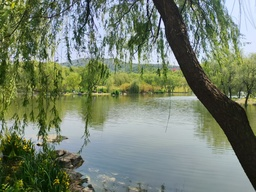
#> input picture project2/test_image.jpg, 256 x 192 px, shrunk from 1706 x 1279 before the run
$ python cmwater2.py
#> lines starting #> are read from the running program, lines starting #| are printed output that depends on the picture
### project2/blind_watermark/blind_watermark.py
#!/usr/bin/env python3
# coding=utf-8
# @Time    : 2020/8/13
# @Author  : github.com/guofei9987
import warnings

import numpy as np
import cv2

from .bwm_core import WaterMarkCore
from .version import bw_notes


class WaterMark:
    def __init__(self, password_wm=1, password_img=1, block_shape=(4, 4), mode='common', processes=None):
        bw_notes.print_notes()

        self.bwm_core = WaterMarkCore(password_img=password_img, mode=mode, processes=processes)

        self.password_wm = password_wm

        self.wm_bit = None
        self.wm_size = 0

    def read_img(self, filename=None, img=None):
#> called with filename = 'test_image.jpg'
        if img is None:
            # 从文件读入图片
            img = cv2.imread(filename, flags=cv2.IMREAD_UNCHANGED)
#> img is the input picture: shape (192, 256, 3); mean B, G, R 108.6, 128.6, 117
            assert img is not None, "image file '{filename}' not read".format(filename=filename)

        self.bwm_core.read_img_arr(img=img)
        return img

    def read_wm(self, wm_content, mode='img'):
        assert mode in ('img', 'str', 'bit'), "mode in ('img','str','bit')"
        if mode == 'img':
            wm = cv2.imread(filename=wm_content, flags=cv2.IMREAD_GRAYSCALE)
            assert wm is not None, 'file "{filename}" not read'.format(filename=wm_content)

            # 读入图片格式的水印，并转为一维 bit 格式，抛弃灰度级别
            self.wm_bit = wm.flatten() > 128

        elif mode == 'str':
            byte = bin(int(wm_content.encode('utf-8').hex(), base=16))[2:]
            self.wm_bit = (np.array(list(byte)) == '1')
        else:
            self.wm_bit = np.array(wm_content)

        self.wm_size = self.wm_bit.size

        # 水印加密:
        np.random.RandomState(self.password_wm).shuffle(self.wm_bit)

        self.bwm_core.read_wm(self.wm_bit)

    def embed(self, filename=None, compression_ratio=None):
        '''
        :param filename: string
            Save the image file as filename
        :param compression_ratio: int or None
            If compression_ratio = None, do not compression,
            If compression_ratio is integer between 0 and 100, the smaller, the output file is smaller.
        :return:
        '''
        embed_img = self.bwm_core.embed()
        if filename is not None:
            if compression_ratio is None:
                cv2.imwrite(filename=filename, img=embed_img)
            elif filename.endswith('.jpg'):
                cv2.imwrite(filename=filename, img=embed_img, params=[cv2.IMWRITE_JPEG_QUALITY, compression_ratio])
            elif filename.endswith('.png'):
                cv2.imwrite(filename=filename, img=embed_img, params=[cv2.IMWRITE_PNG_COMPRESSION, compression_ratio])
            else:
                cv2.imwrite(filename=filename, img=embed_img)
        return embed_img

    def extract_decrypt(self, wm_avg):
        wm_index = np.arange(self.wm_size)
        np.random.RandomState(self.password_wm).shuffle(wm_index)
        wm_avg[wm_index] = wm_avg.copy()
        return wm_avg

    def extract(self, filename=None, embed_img=None, wm_shape=None, out_wm_name=None, mode='img'):
        assert wm_shape is not None, 'wm_shape needed'

        if filename is not None:
            embed_img = cv2.imread(filename, flags=cv2.IMREAD_COLOR)
            assert embed_img is not None, "{filename} not read".format(filename=filename)

        self.wm_size = np.array(wm_shape).prod()

        if mode in ('str', 'bit'):
            wm_avg = self.bwm_core.extract_with_kmeans(img=embed_img, wm_shape=wm_shape)
        else:
            wm_avg = self.bwm_core.extract(img=embed_img, wm_shape=wm_shape)

        # 解密：
        wm = self.extract_decrypt(wm_avg=wm_avg)

        # 转化为指定格式：
        if mode == 'img':
            wm = 255 * wm.reshape(wm_shape[0], wm_shape[1])
            cv2.imwrite(out_wm_name, wm)
        elif mode == 'str':
            byte = ''.join(str((i >= 0.5) * 1) for i in wm)
            wm = bytes.fromhex(hex(int(byte, base=2))[2:]).decode('utf-8', errors='replace')

        return wm

### project2/blind_watermark/bwm_core.py
#!/usr/bin/env python3
# coding=utf-8
# @Time    : 2021/12/17
# @Author  : github.com/guofei9987
import numpy as np
from numpy.linalg import svd
import copy
import cv2
from cv2 import dct, idct
from pywt import dwt2, idwt2
from .pool import AutoPool


class WaterMarkCore:
    def __init__(self, password_img=1, mode='common', processes=None):
        self.block_shape = np.array([4, 4])
        self.password_img = password_img
        self.d1, self.d2 = 36, 20  # d1/d2 越大鲁棒性越强,但输出图片的失真越大

        # init data
        self.img, self.img_YUV = None, None  # self.img 是原图，self.img_YUV 对像素做了加白偶数化
        self.ca, self.hvd, = [np.array([])] * 3, [np.array([])] * 3  # 每个通道 dct 的结果
        self.ca_block = [np.array([])] * 3  # 每个 channel 存一个四维 array，代表四维分块后的结果
        self.ca_part = [np.array([])] * 3  # 四维分块后，有时因不整除而少一部分，self.ca_part 是少这一部分的 self.ca

        self.wm_size, self.block_num = 0, 0  # 水印的长度，原图片可插入信息的个数
        self.pool = AutoPool(mode=mode, processes=processes)

        self.fast_mode = False
        self.alpha = None  # 用于处理透明图

    def init_block_index(self):
        self.block_num = self.ca_block_shape[0] * self.ca_block_shape[1]
        assert self.wm_size < self.block_num, IndexError(
            '最多可嵌入{}kb信息，多于水印的{}kb信息，溢出'.format(self.block_num / 1000, self.wm_size / 1000))
        # self.part_shape 是取整后的ca二维大小,用于嵌入时忽略右边和下面对不齐的细条部分。
        self.part_shape = self.ca_block_shape[:2] * self.block_shape
        self.block_index = [(i, j) for i in range(self.ca_block_shape[0]) for j in range(self.ca_block_shape[1])]

    def read_img_arr(self, img):
        # 处理透明图
        self.alpha = None
        if img.shape[2] == 4:
            if img[:, :, 3].min() < 255:
                self.alpha = img[:, :, 3]
                img = img[:, :, :3]

        # 读入图片->YUV化->加白边使像素变偶数->四维分块
        self.img = img.astype(np.float32)
        self.img_shape = self.img.shape[:2]
#> self.img_shape = (192, 256)

        # 如果不是偶数，那么补上白边，Y（明亮度）UV（颜色）
        self.img_YUV = cv2.copyMakeBorder(cv2.cvtColor(self.img, cv2.COLOR_BGR2YUV),
                                          0, self.img.shape[0] % 2, 0, self.img.shape[1] % 2,
                                          cv2.BORDER_CONSTANT, value=(0, 0, 0))
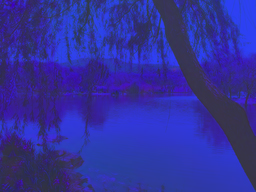
#> self.img_YUV: shape (192, 256, 3) float32; mean B, G, R 122.8, -6.5, -4.6; drawn with min black and max white

        self.ca_shape = [(i + 1) // 2 for i in self.img_shape]
#> self.ca_shape = [96, 128]

        self.ca_block_shape = (self.ca_shape[0] // self.block_shape[0], self.ca_shape[1] // self.block_shape[1],
                               self.block_shape[0], self.block_shape[1])
#> self.ca_block_shape = (24, 32, 4, 4)
        strides = 4 * np.array([self.ca_shape[1] * self.block_shape[0], self.block_shape[1], self.ca_shape[1], 1])
#> strides = [2048, 16, 512, 4]

        for channel in range(3):
            self.ca[channel], self.hvd[channel] = dwt2(self.img_YUV[:, :, channel], 'haar')
            # 转为4维度
            self.ca_block[channel] = np.lib.stride_tricks.as_strided(self.ca[channel].astype(np.float32),
                                                                     self.ca_block_shape, strides)
#> after the loop, self.ca = 3 items; self.ca_block = 3 items; self.hvd = 3 items

    def read_wm(self, wm_bit):
        self.wm_bit = wm_bit
        self.wm_size = wm_bit.size

    def block_add_wm(self, arg):
        if self.fast_mode:
            return self.block_add_wm_fast(arg)
        else:
            return self.block_add_wm_slow(arg)

    def block_add_wm_slow(self, arg):
        block, shuffler, i = arg
        # dct->(flatten->加密->逆flatten)->svd->打水印->逆svd->(flatten->解密->逆flatten)->逆dct
        wm_1 = self.wm_bit[i % self.wm_size]
        block_dct = dct(block)

        # 加密（打乱顺序）
        block_dct_shuffled = block_dct.flatten()[shuffler].reshape(self.block_shape)
        u, s, v = svd(block_dct_shuffled)
        s[0] = (s[0] // self.d1 + 1 / 4 + 1 / 2 * wm_1) * self.d1
        if self.d2:
            s[1] = (s[1] // self.d2 + 1 / 4 + 1 / 2 * wm_1) * self.d2

        block_dct_flatten = np.dot(u, np.dot(np.diag(s), v)).flatten()
        block_dct_flatten[shuffler] = block_dct_flatten.copy()
        return idct(block_dct_flatten.reshape(self.block_shape))

    # [9 lines left out: function block_add_wm_fast, not called in this run]

    def embed(self):
        self.init_block_index()

        embed_ca = copy.deepcopy(self.ca)
#> embed_ca = 3 items
        embed_YUV = [np.array([])] * 3

        self.idx_shuffle = random_strategy1(self.password_img, self.block_num,
                                            self.block_shape[0] * self.block_shape[1])
        for channel in range(3):
            tmp = self.pool.map(self.block_add_wm,
                                [(self.ca_block[channel][self.block_index[i]], self.idx_shuffle[i], i)
                                 for i in range(self.block_num)])

            for i in range(self.block_num):
                self.ca_block[channel][self.block_index[i]] = tmp[i]

            # 4维分块变回2维
            self.ca_part[channel] = np.concatenate(np.concatenate(self.ca_block[channel], 1), 1)
            # 4维分块时右边和下边不能整除的长条保留，其余是主体部分，换成 embed 之后的频域的数据
            embed_ca[channel][:self.part_shape[0], :self.part_shape[1]] = self.ca_part[channel]
            # 逆变换回去
            embed_YUV[channel] = idwt2((embed_ca[channel], self.hvd[channel]), "haar")
#> this loop made 3 passes

        # 合并3通道
        embed_img_YUV = np.stack(embed_YUV, axis=2)
        # 之前如果不是2的整数，增加了白边，这里去除掉
        embed_img_YUV = embed_img_YUV[:self.img_shape[0], :self.img_shape[1]]
        embed_img = cv2.cvtColor(embed_img_YUV, cv2.COLOR_YUV2BGR)
        embed_img = np.clip(embed_img, a_min=0, a_max=255)

        if self.alpha is not None:
            embed_img = cv2.merge([embed_img.astype(np.uint8), self.alpha])
        return embed_img

    def block_get_wm(self, args):
        if self.fast_mode:
            return self.block_get_wm_fast(args)
        else:
            return self.block_get_wm_slow(args)

    def block_get_wm_slow(self, args):
        block, shuffler = args
        # dct->flatten->加密->逆flatten->svd->解水印
        block_dct_shuffled = dct(block).flatten()[shuffler].reshape(self.block_shape)

        u, s, v = svd(block_dct_shuffled)
        wm = (s[0] % self.d1 > self.d1 / 2) * 1
        if self.d2:
            tmp = (s[1] % self.d2 > self.d2 / 2) * 1
            wm = (wm * 3 + tmp * 1) / 4
        return wm

    # [7 lines left out: function block_get_wm_fast, not called in this run]

    def extract_raw(self, img):
        # 每个分块提取 1 bit 信息
        self.read_img_arr(img=img)
        self.init_block_index()

        wm_block_bit = np.zeros(shape=(3, self.block_num))  # 3个channel，length 个分块提取的水印，全都记录下来

        self.idx_shuffle = random_strategy1(seed=self.password_img,
                                            size=self.block_num,
                                            block_shape=self.block_shape[0] * self.block_shape[1],  # 16
                                            )
        for channel in range(3):
            wm_block_bit[channel, :] = self.pool.map(self.block_get_wm,
                                                     [(self.ca_block[channel][self.block_index[i]], self.idx_shuffle[i])
                                                      for i in range(self.block_num)])
        return wm_block_bit

    def extract_avg(self, wm_block_bit):
        # 对循环嵌入+3个 channel 求平均
        wm_avg = np.zeros(shape=self.wm_size)
        for i in range(self.wm_size):
            wm_avg[i] = wm_block_bit[:, i::self.wm_size].mean()
        return wm_avg

    def extract(self, img, wm_shape):
        self.wm_size = np.array(wm_shape).prod()

        # 提取每个分块埋入的 bit：
        wm_block_bit = self.extract_raw(img=img)
        # 做平均：
        wm_avg = self.extract_avg(wm_block_bit)
        return wm_avg

    def extract_with_kmeans(self, img, wm_shape):
        wm_avg = self.extract(img=img, wm_shape=wm_shape)

        return one_dim_kmeans(wm_avg)


def one_dim_kmeans(inputs):
    threshold = 0
    e_tol = 10 ** (-6)
    center = [inputs.min(), inputs.max()]  # 1. 初始化中心点
    for i in range(300):
        threshold = (center[0] + center[1]) / 2
        is_class01 = inputs > threshold  # 2. 检查所有点与这k个点之间的距离，每个点归类到最近的中心
        center = [inputs[~is_class01].mean(), inputs[is_class01].mean()]  # 3. 重新找中心点
        if np.abs((center[0] + center[1]) / 2 - threshold) < e_tol:  # 4. 停止条件
            threshold = (center[0] + center[1]) / 2
            break

    is_class01 = inputs > threshold
    return is_class01


def random_strategy1(seed, size, block_shape):
    return np.random.RandomState(seed) \
        .random(size=(size, block_shape)) \
        .argsort(axis=1)


# [6 lines left out: function random_strategy2, not called in this run]

### project2/blind_watermark/pool.py
import sys
import multiprocessing
import warnings

if sys.platform != 'win32':
    multiprocessing.set_start_method('fork')


class CommonPool(object):
    def map(self, func, args):
        return list(map(func, args))


class AutoPool(object):
    def __init__(self, mode, processes):

        if mode == 'multiprocessing' and sys.platform == 'win32':
            warnings.warn('multiprocessing not support in windows, turning to multithreading')
            mode = 'multithreading'

        self.mode = mode
        self.processes = processes

        if mode == 'vectorization':
            pass
        elif mode == 'cached':
            pass
        elif mode == 'multithreading':
            from multiprocessing.dummy import Pool as ThreadPool
            self.pool = ThreadPool(processes=processes)
        elif mode == 'multiprocessing':
            from multiprocessing import Pool
            self.pool = Pool(processes=processes)
        else:  # common
            self.pool = CommonPool()

    def map(self, func, args):
        return self.pool.map(func, args)

### project2/blind_watermark/version.py
__version__ = '0.4.4'


class Notes:
    def __init__(self):
        self.show = True

    def print_notes(self):
        if self.show:
            print(f'''
Welcome to use blind-watermark, version = {__version__}
Make sure the version is the same when encode and decode
Your star means a lot: https://github.com/guofei9987/blind_watermark
This message only show once. To close it: `blind_watermark.bw_notes.close()`
            ''')
            self.close()

    def close(self):
        self.show = False


bw_notes = Notes()

### project2/blind_watermark/recover.py
import cv2
import numpy as np

import functools


# 一个帮助缓存化加速的类，引入事实上的全局变量
class MyValues:
    def __init__(self):
        self.idx = 0
        self.image, self.template = None, None

    def set_val(self, image, template):
        self.idx += 1
        self.image, self.template = image, template


my_value = MyValues()


# [80 lines left out: functions match_template, match_template_by_scale, search_template, estimate_crop_parameters, recover_crop, not called in this run]

### project2/cmwater2.py
from blind_watermark import WaterMark
import cv2
import numpy as np

# ========== 嵌入水印 ==========
bwm1 = WaterMark(password_img=1, password_wm=1)
bwm1.read_img('test_image.jpg')
wm = 'SECRET'
bwm1.read_wm(wm, mode='str')
bwm1.embed('embedded.png')
len_wm = len(bwm1.wm_bit)
print(f'水印比特长度：{len_wm}')


# ========== 攻击模拟函数（含几何攻击）==========
def apply_attacks(img_path):
    """应用各种攻击并返回处理后的图像"""
#> called with img_path = 'embedded.png'
    img = cv2.imread(img_path)
    attacks = {}
    h, w = img.shape[:2]

    # 1. 水平翻转（几何攻击）
    attacks['水平翻转'] = cv2.flip(img, 1)

    # 2. 垂直翻转（几何攻击）
    attacks['垂直翻转'] = cv2.flip(img, 0)

    # 3. 平移攻击（30像素偏移）
    M = np.float32([[1, 0, 30], [0, 1, 30]])
    attacks['平移'] = cv2.warpAffine(img, M, (w, h))

    # 4. 随机截取（裁剪50%区域）
    attacks['截取'] = img[int(h / 4):int(3 * h / 4), int(w / 4):int(3 * w / 4)]

    # 5. 对比度调整
    attacks['高对比度'] = cv2.convertScaleAbs(img, alpha=1.5, beta=0)

    # 6. 亮度调整
    attacks['高亮度'] = cv2.convertScaleAbs(img, alpha=1.0, beta=50)

    # 7. 椒盐噪声（5%噪声密度）
    noise = np.copy(img)
    prob = 0.05
    rnd = np.random.rand(*noise.shape[:2])
    noise[rnd < prob / 2] = 0
    noise[rnd > 1 - prob / 2] = 255
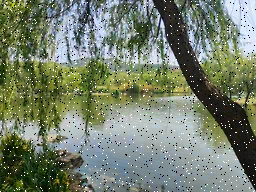
#> noise: shape (192, 256, 3); mean B, G, R 109.3, 128.1, 117.4
    attacks['椒盐噪声'] = noise

    # 8. JPEG压缩（质量因子=30）
    cv2.imwrite('temp_compressed.jpg', img, [int(cv2.IMWRITE_JPEG_QUALITY), 30])
    attacks['JPEG压缩'] = cv2.imread('temp_compressed.jpg')

    return attacks, (h, w)  # 返回原始尺寸


# ========== 几何攻击校正模块 ==========
def correct_geometric_attacks(img, attack_name, original_size):
    """校正几何攻击：翻转、平移、裁剪"""
    h_orig, w_orig = original_size

    # 1. 翻转校正
    if attack_name == '水平翻转':
        return cv2.flip(img, 1)  # 水平翻转还原
    elif attack_name == '垂直翻转':
        return cv2.flip(img, 0)  # 垂直翻转还原

    # 2. 裁剪校正（填充黑边恢复原始尺寸）
    elif attack_name == '截取':
        h, w = img.shape[:2]
        padded = np.zeros((h_orig, w_orig, 3), dtype=np.uint8)
        y_offset = (h_orig - h) // 2
        x_offset = (w_orig - w) // 2
        padded[y_offset:y_offset + h, x_offset:x_offset + w] = img
        return padded

    # 3. 平移校正（反向平移）
    elif attack_name == '平移':
        M_inv = np.float32([[1, 0, -30], [0, 1, -30]])
        return cv2.warpAffine(img, M_inv, (w_orig, h_orig))

    return img  # 非几何攻击直接返回


# ========== 应用攻击并提取水印 ==========
attacked_images, orig_size = apply_attacks('embedded.png')
results = []

for attack_name, img in attacked_images.items():
    # 几何攻击校正
    corrected_img = correct_geometric_attacks(img, attack_name, orig_size)
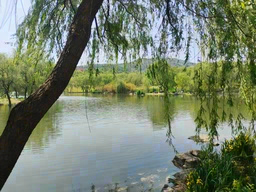
#> img: shape (192, 256, 3); mean of channels 0, 1, 2 108.3, 128.3, 116.9; drawn as B, G, R
    attack_path = f'attacked_{attack_name}.png'
    cv2.imwrite(attack_path, corrected_img)

    # 尝试提取水印
    bwm2 = WaterMark(password_img=1, password_wm=1)
    try:
        wm_extract = bwm2.extract(attack_path, wm_shape=len_wm, mode='str')
    except Exception as e:
        wm_extract = f"提取失败: {str(e)}"

    # 记录结果
    results.append({
        '攻击类型': attack_name,
        '提取结果': wm_extract,
        '图像路径': attack_path
    })
    print(f"{attack_name}攻击后提取结果: {wm_extract}")
#| 水平翻转攻击后提取结果: SECRET

# ========== 输出最终报告 ==========
print("\n=== 鲁棒性测试最终报告 ===")
for res in results:
    status = "成功" if res['提取结果'] == wm else "失败"
    print(f"{res['攻击类型']}: 提取{status} -> {res['提取结果']}")
#> this loop made 8 passes
#> res on passes 3 to 4: {'攻击类型': '平移', '提取结果': 'SECRET', '图像路径': 'attacked_平移.png'}, {'攻击类型': '截取', '提取结果': 'SECRET', '图像路径': 'attacked_截取.png'}
#| 水平翻转: 提取成功 -> SECRET
#| 垂直翻转: 提取成功 -> SECRET
#| 平移: 提取成功 -> SECRET
#| 截取: 提取成功 -> SECRET
#| 高对比度: 提取失败 -> (B�
#| �
#| 高亮度: 提取成功 -> SECRET
#| 椒盐噪声: 提取成功 -> SECRET
#| JPEG压缩: 提取失败 -> sEKZET

# ========== 完整提取代码（无攻击）==========
bwm_final = WaterMark(password_img=1, password_wm=1)
wm_extract_final = bwm_final.extract('embedded.png', wm_shape=len_wm, mode='str')
print(f"\n最终提取的水印信息: {wm_extract_final}")
#| 最终提取的水印信息: SECRET
